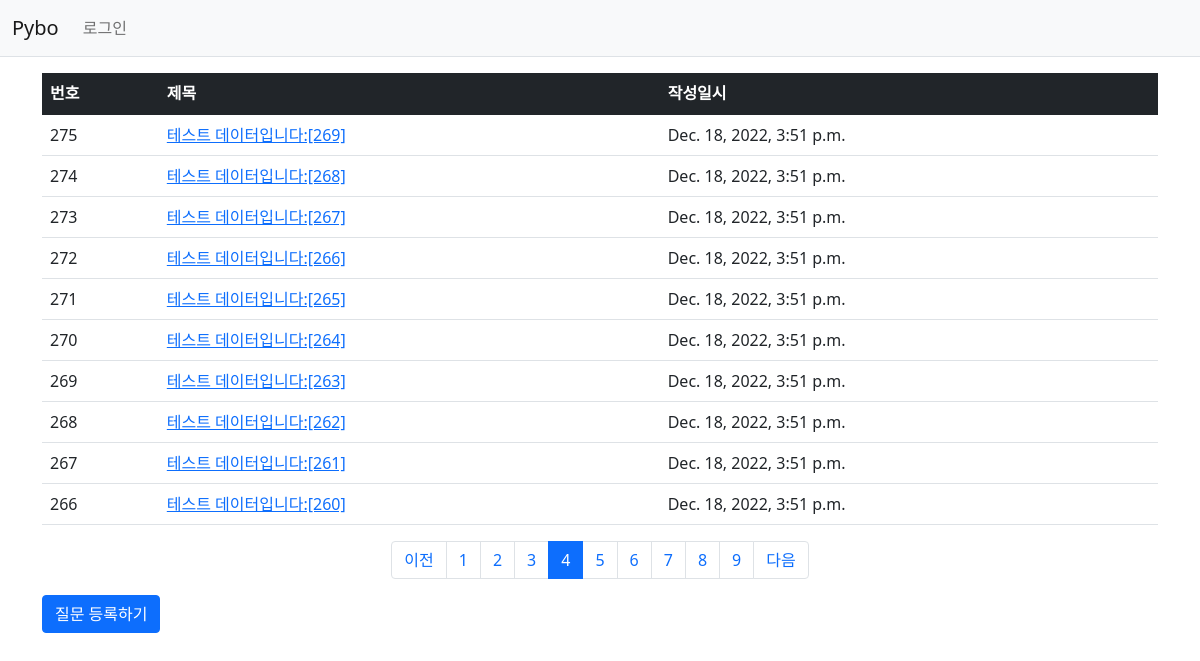
Page /pybo/?page=4 on the committed database.
### pybo/models.py (models this page shows, shortened)
class Question(models.Model):
    subject = models.CharField(max_length=20)
    content = models.TextField()
    create_date = models.DateTimeField()

### pybo/views.py (the view)
# urls.py: path('', views.index, name = "index"),
def index(request):
    page = request.GET.get('page', '1')
    question_list =  Question.objects.order_by('-create_date')
    paginator = Paginator(question_list, 10)    #페이지당 10개 씩 보여주기
    page_obj = paginator.get_page(page)
    print(page_obj)
    context = {'question_list': page_obj}
    return render(request, 'pybo/question_list.html', context)

### pybo/templatetags/pybo_filter.py (called while the page is built)
@register.filter
def sub(value, arg):
    return value - arg

### templates/pybo/question_list.html (shortened to what this page needs)
{% extends 'base.html' %}
{% load pybo_filter %}
{% block content %}
<div class="container my-3">
    <table class="table">
        <thead>
        <tr class="table-dark">
            <th>번호</th>
            <th>제목</th>
            <th>작성일시</th>
        </tr>
        </thead>
        <tbody>
        {% if question_list %}
        {% for question in question_list %}
        <tr>
            <td>
                {{ question_list.paginator.count|sub:question_list.start_index|sub:forloop.counter0|add:1 }}
            </td>
            <td>
                <a href="{% url 'pybo:detail' question.id %}">{{ question.subject }}</a>
            </td>
            <td>{{ question.create_date }}</td>
        </tr>
        {% endfor %}
        {% else %}
        <tr>
            <td colspan="3">질문이 없습니다.</td>
        </tr>
        {% endif %}
        </tbody>
    </table>
    <ul class="pagination justify-content-center">
        {% if question_list.has_previous %}
        <li class="page-item">
            <a class="page-link" href="?page={{ question_list.previous_page_number }}">이전</a>
        </li>
        {% else %}
        <li class="page-item disabled">
            <a class="page-link" tabindex="-1" aria-disabled="true" href="#">이전</a>
        </li>
        {% endif %}
        {% for page_number in question_list.paginator.page_range %}
        {% if page_number >= question_list.number|add:-5 and page_number <= question_list.number|add:5 %}
        {% if page_number == question_list.number %}
        <li class="page-item active" aria-current="page">
            <a class="page-link" href="?page={{ page_number }}">{{ page_number }}</a>
        </li>
        {% else %}
        <li class="page-item">
            <a class="page-link" href="?page={{ page_number }}">{{ page_number }}</a>
        </li>
        {% endif %}
        {% endif %}
        {% endfor %}
        {% if question_list.has_next %}
        <li class="page-item">
            <a class="page-link" href="?page={{ question_list.next_page_number }}">다음</a>
        </li>
        {% else %}
        <li class="page-item disabled">
            <a class="page-link" tabindex="-1" aria-disabled="true" href="#">다음</a>
        </li>
        {% endif %}
    </ul>
    <a href="{% url 'pybo:question_create' %}" class="btn btn-primary">질문 등록하기</a>
</div>
{% endblock %}

### rows in the picture
Question: paginator.count|sub "275", subject "테스트 데이터입니다:[269]", create_date "Dec. 18, 2022, 3:51 p.m."
Question: paginator.count|sub "274", subject "테스트 데이터입니다:[268]", create_date "Dec. 18, 2022, 3:51 p.m."
Question: paginator.count|sub "273", subject "테스트 데이터입니다:[267]", create_date "Dec. 18, 2022, 3:51 p.m."
Question: paginator.count|sub "272", subject "테스트 데이터입니다:[266]", create_date "Dec. 18, 2022, 3:51 p.m."
Question: paginator.count|sub "271", subject "테스트 데이터입니다:[265]", create_date "Dec. 18, 2022, 3:51 p.m."
Question: paginator.count|sub "270", subject "테스트 데이터입니다:[264]", create_date "Dec. 18, 2022, 3:51 p.m."
Question: paginator.count|sub "269", subject "테스트 데이터입니다:[263]", create_date "Dec. 18, 2022, 3:51 p.m."
Question: paginator.count|sub "268", subject "테스트 데이터입니다:[262]", create_date "Dec. 18, 2022, 3:51 p.m."
Question: paginator.count|sub "267", subject "테스트 데이터입니다:[261]", create_date "Dec. 18, 2022, 3:51 p.m."
Question: paginator.count|sub "266", subject "테스트 데이터입니다:[260]", create_date "Dec. 18, 2022, 3:51 p.m."

### other values in the picture
{{ page_number }} "1" "2" "3" "5" "6" "7" "8" "9"
{{ page_number }} "4"
